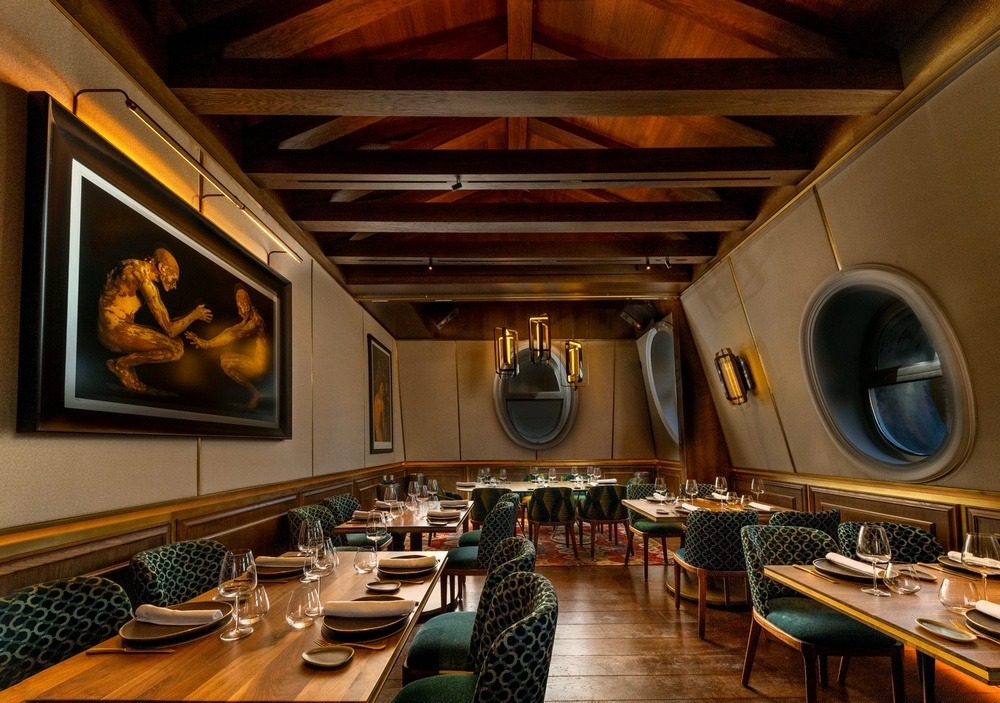
#> input picture abya-privados-05.jpg, 1000 x 703 px, shrunk from 1500 x 1054 before the run
$ python retouch_images.py
#> lines starting #> are read from the running program, lines starting #| are printed output that depends on the picture
#!/usr/bin/env python3
"""
Regenerate hero + split images with consistent exposure/contrast.
Requires: pip install Pillow

Run from repo root:
  python3 scripts/retouch_images.py
"""
from __future__ import annotations

from pathlib import Path

from PIL import Image, ImageChops, ImageEnhance, ImageOps

ROOT = Path(__file__).resolve().parent.parent


def mean_luminance(rgb: Image.Image) -> float:
    g = rgb.convert("L")
    px = g.getdata()
    n = g.size[0] * g.size[1]
    return sum(px) / n


def retouch_hero(src: Path, dst: Path) -> None:
    im = Image.open(src).convert("RGB")
#> im is the input picture: PIL image 1000x703 RGB; mean R, G, B 82.2, 54.9, 31
    auto = ImageOps.autocontrast(im, cutoff=1)
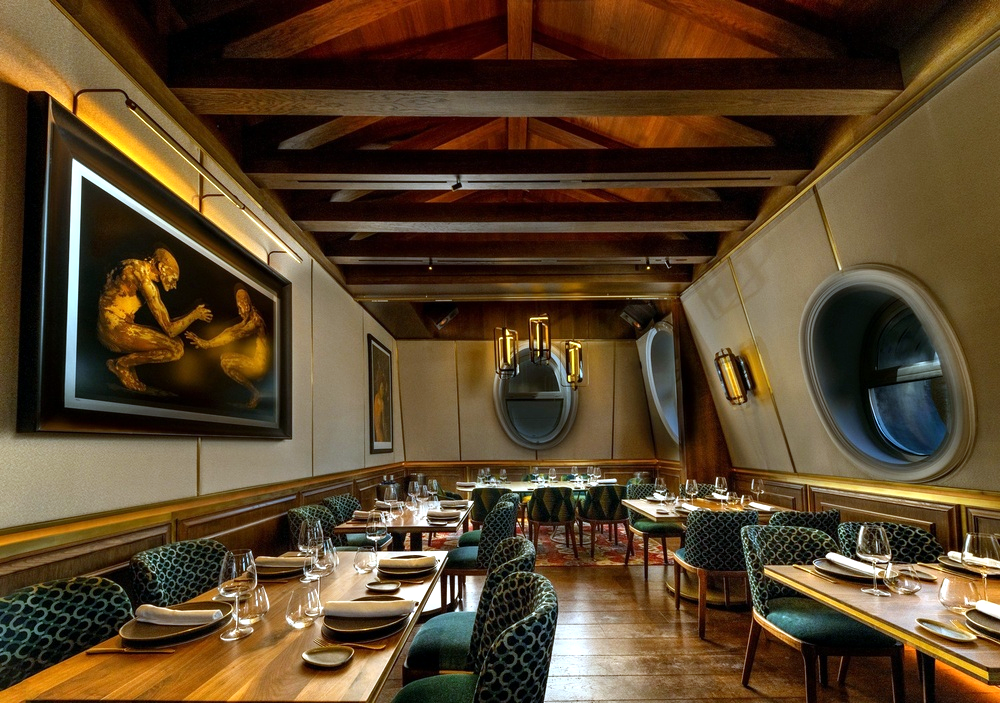
#> auto: PIL image 1000x703 RGB; mean R, G, B 88.7, 68.3, 43
    out = ImageChops.blend(im, auto, 0.42)
    out = ImageEnhance.Brightness(out).enhance(1.05)
    out = ImageEnhance.Contrast(out).enhance(1.04)
    out = ImageEnhance.Color(out).enhance(1.02)
    out.save(dst, quality=90, optimize=True, progressive=True)
    print(f"hero: {src.name} -> {dst.name} mean_L {mean_luminance(im):.1f} -> {mean_luminance(out):.1f}")
#> in mean_luminance (call 2), `g = rgb.convert("L")`:
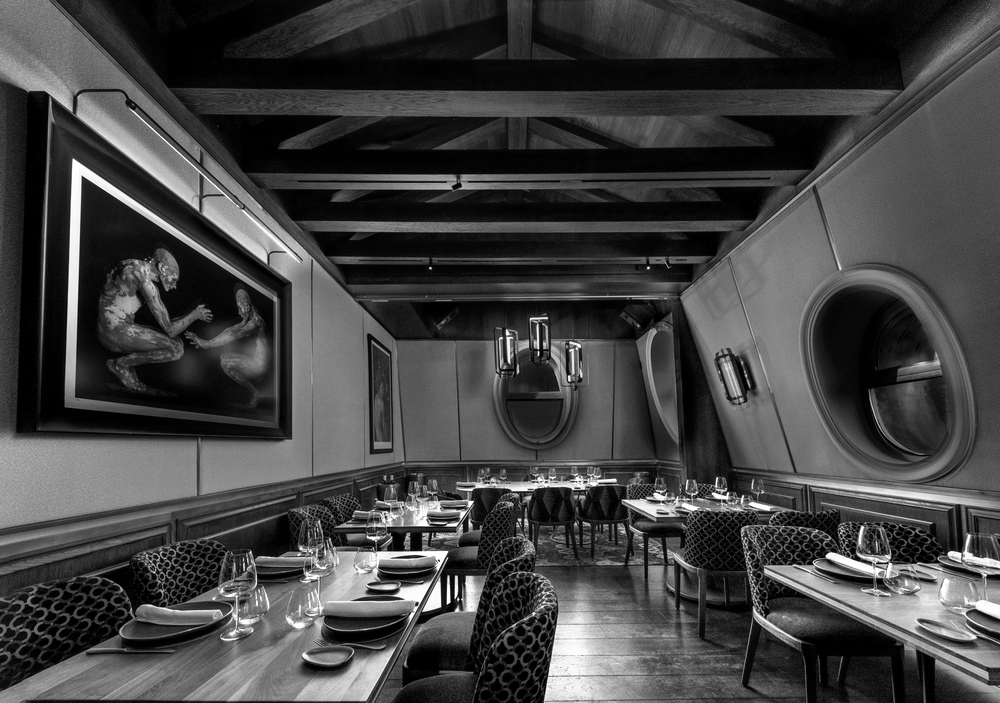
#> g: PIL image 1000x703 L; min 0, max 255, mean 66.5
#| hero: abya-privados-05.jpg -> abya-privados-05.jpg mean_L 60.3 -> 66.5


def retouch_chess(src: Path, dst: Path) -> None:
    im = Image.open(src).convert("RGB")
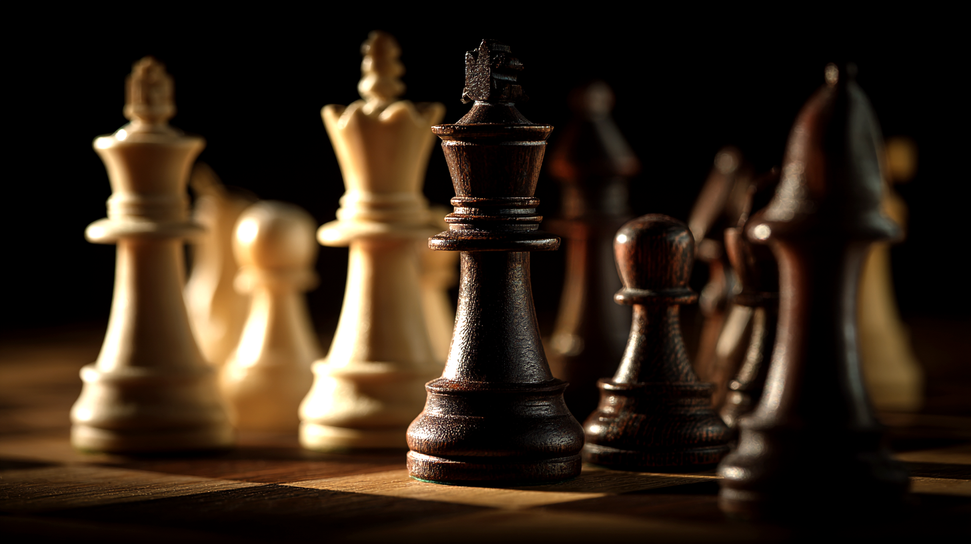
#> input picture chess.png, 971 x 544 px, shrunk from 1456 x 816 before the run
#> im is the input picture: PIL image 971x544 RGB; mean R, G, B 50.7, 36.3, 22.9
    out = ImageEnhance.Brightness(im).enhance(1.12)
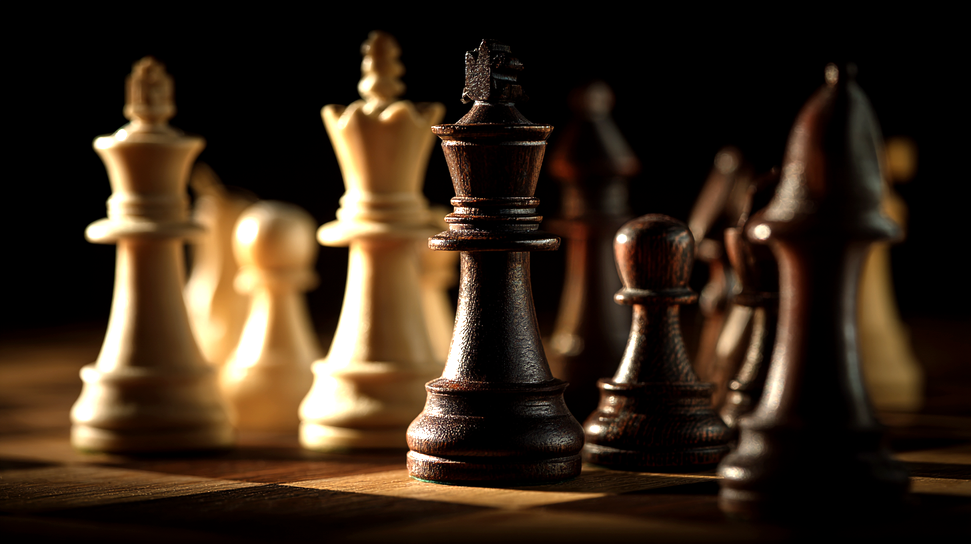
#> out: PIL image 971x544 RGB; mean R, G, B 55.4, 39.8, 25.1
    out = ImageEnhance.Contrast(out).enhance(1.1)
    out.save(dst, optimize=True)
    print(f"chess: mean_L {mean_luminance(im):.1f} -> {mean_luminance(out):.1f}")
#> in mean_luminance (call 4), `g = rgb.convert("L")`:
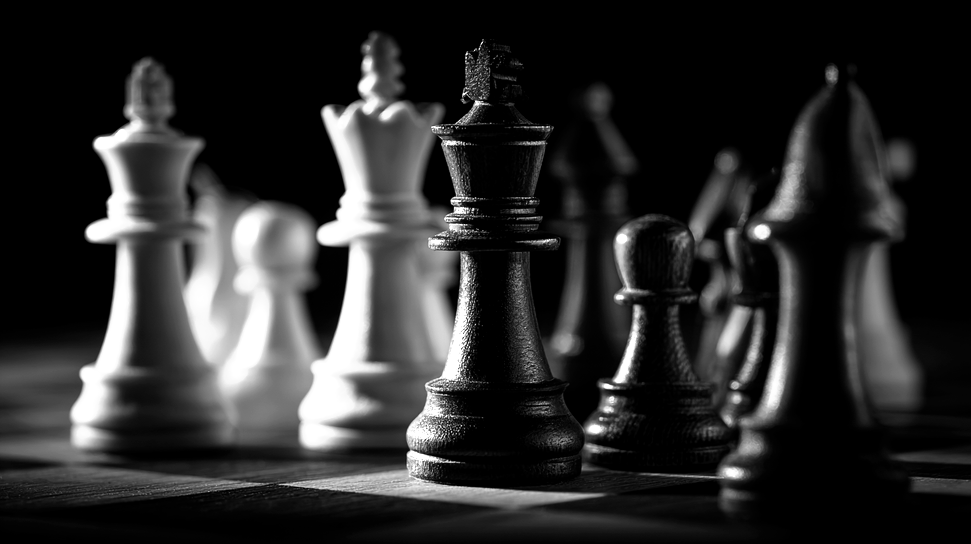
#> g: PIL image 971x544 L; min 0, max 255, mean 43.7
#| chess: mean_L 39.1 -> 43.7


def retouch_wine(src: Path, dst: Path) -> None:
    im = Image.open(src).convert("RGB")
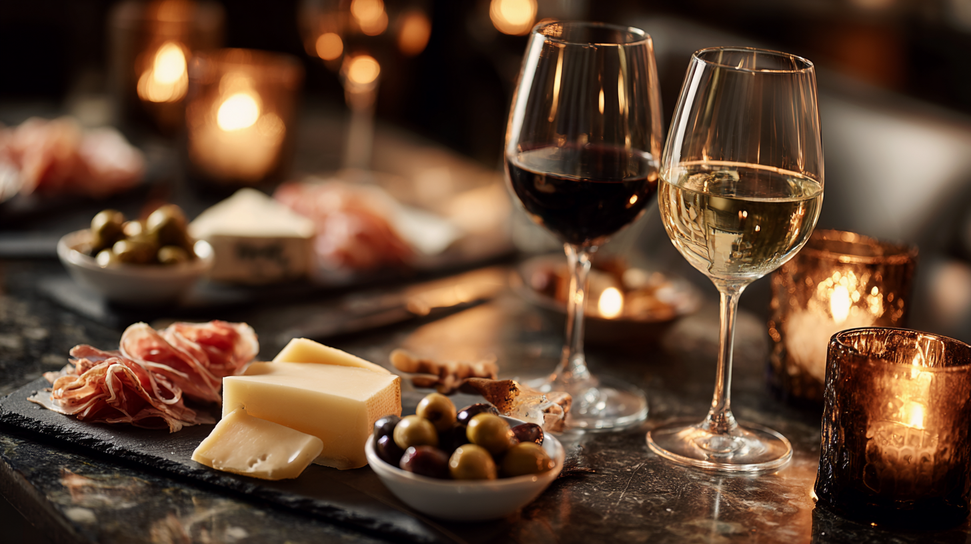
#> input picture wine.png, 971 x 544 px, shrunk from 1456 x 816 before the run
#> im is the input picture: PIL image 971x544 RGB; mean R, G, B 97.3, 69, 49.2
    out = ImageEnhance.Brightness(im).enhance(0.98)
    out = ImageEnhance.Contrast(out).enhance(1.02)
    out.save(dst, optimize=True)
    print(f"wine: mean_L {mean_luminance(im):.1f} -> {mean_luminance(out):.1f}")
#> in mean_luminance (call 5), `g = rgb.convert("L")`:
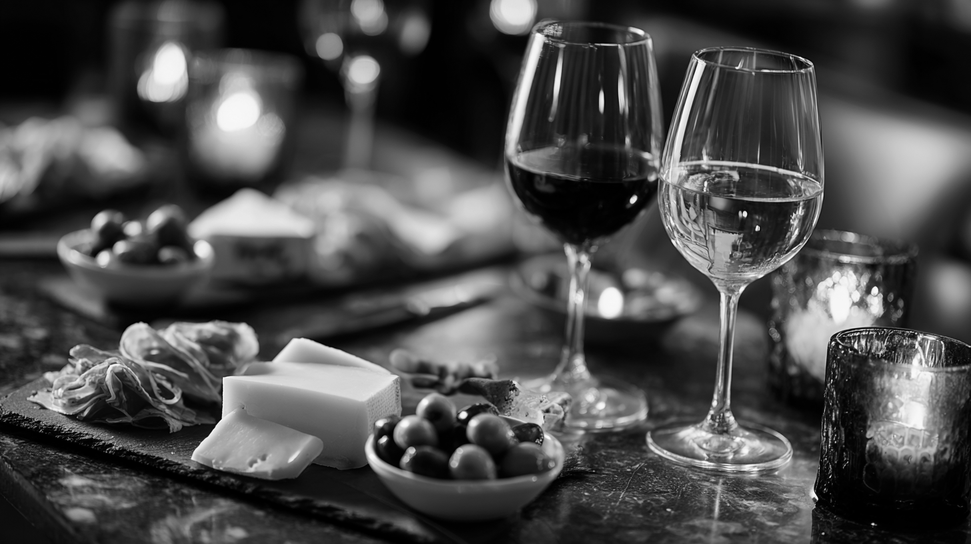
#> g: PIL image 971x544 L; min 0, max 255, mean 75.2
#| wine: mean_L 75.2 -> 72.8


def main() -> None:
    retouch_hero(ROOT / "abya-privados-05.jpg", ROOT / "abya-privados-05.jpg")
    retouch_chess(ROOT / "chess.png", ROOT / "chess.png")
    retouch_wine(ROOT / "wine.png", ROOT / "wine.png")


if __name__ == "__main__":
    main()
